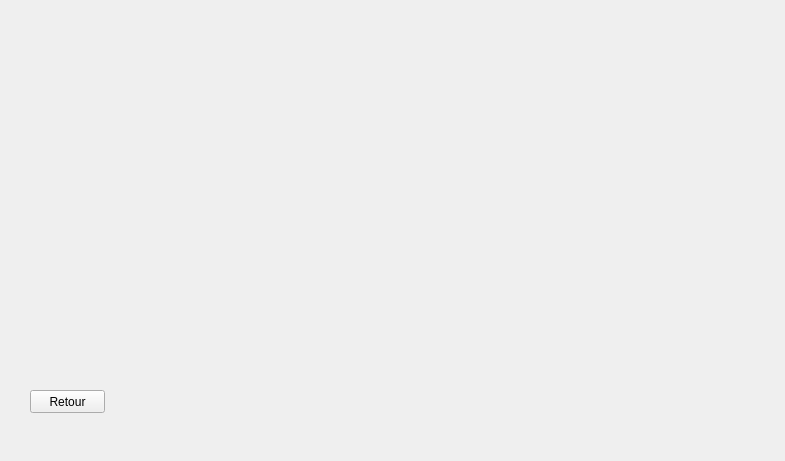
<?xml version="1.0" encoding="UTF-8"?>
<ui version="4.0">
 <class>statistique</class>
 <widget class="QWidget" name="statistique">
  <property name="geometry">
   <rect>
    <x>0</x>
    <y>0</y>
    <width>785</width>
    <height>461</height>
   </rect>
  </property>
  <property name="windowTitle">
   <string>Form</string>
  </property>
  <widget class="QCustomPlot" name="customPlot" native="true">
   <property name="geometry">
    <rect>
     <x>40</x>
     <y>70</y>
     <width>661</width>
     <height>281</height>
    </rect>
   </property>
  </widget>
  <widget class="QPushButton" name="pushButton">
   <property name="geometry">
    <rect>
     <x>30</x>
     <y>390</y>
     <width>75</width>
     <height>23</height>
    </rect>
   </property>
   <property name="text">
    <string>Retour</string>
   </property>
  </widget>
 </widget>
 <customwidgets>
  <customwidget>
   <class>QCustomPlot</class>
   <extends>QWidget</extends>
   <header>qcustomplot.h</header>
   <container>1</container>
  </customwidget>
 </customwidgets>
 <resources/>
 <connections/>
</ui>
